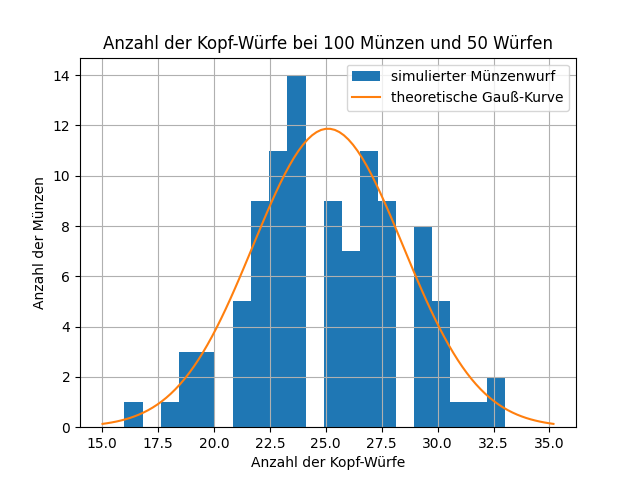

Here is the Python script that generated this plot:
import random
import matplotlib.pyplot as plt
import numpy as np

random.seed(0)

def werfen():
    return random.randint(0, 1)

def muenze_werfen(n):
    summe = 0
    for _ in range(n):
        summe += werfen()
    return summe

def viele_muenzen(anzahl_muenzen, anzahl_wuerfe):
    resultate = []
    for i in range(anzahl_muenzen):
        resultate.append(muenze_werfen(anzahl_wuerfe))
    return resultate

def plotte_muenzwuerfe(resultate, n_muenzen, n_wuerfe, sigma):
    plt.figure()
    plt.hist(resultate, label='simulierter Münzenwurf', bins=int(6*sigma+1))
    plt.xlabel('Anzahl der Kopf-Würfe')
    plt.ylabel('Anzahl der Münzen')
    plt.title(f'Anzahl der Kopf-Würfe bei {n_muenzen} Münzen und {n_wuerfe} Würfen')
    plt.grid()

def berechne_durchschnitt(resultate):
    return sum(resultate) / len(resultate)

def berechne_standardabweichung(resultate):
    durchschnitt = berechne_durchschnitt(resultate)
    summe = 0
    for x in resultate:
        summe += (x - durchschnitt)**2
    return (summe / len(resultate))**0.5

def berechne_standardabweichung_mit_numpy(resultate):
    return np.std(resultate)

def gaussian(x, mu, sigma):
    return 1 / (sigma * (2*np.pi)**0.5) * np.exp(-0.5 * ((x - mu) / sigma)**2)

def plote_kurvenanpassung(durchschnitt, standardabweichung, n):
    d = durchschnitt
    s = standardabweichung
    x = np.linspace(d-3*s, d+3*s, 100)
    y = n*gaussian(x, d, s)
    plt.plot(x, y, label='theoretische Gauß-Kurve')
    plt.legend()
    plt.show()

n_muenzen = 100
n_wuerfe = 50
resultate = viele_muenzen(anzahl_muenzen=n_muenzen, anzahl_wuerfe=n_wuerfe)
durchschnitt = berechne_durchschnitt(resultate)
standardabweichung = berechne_standardabweichung(resultate)

plotte_muenzwuerfe(resultate, n_muenzen, n_wuerfe, standardabweichung)
plote_kurvenanpassung(durchschnitt, standardabweichung, n_muenzen)
